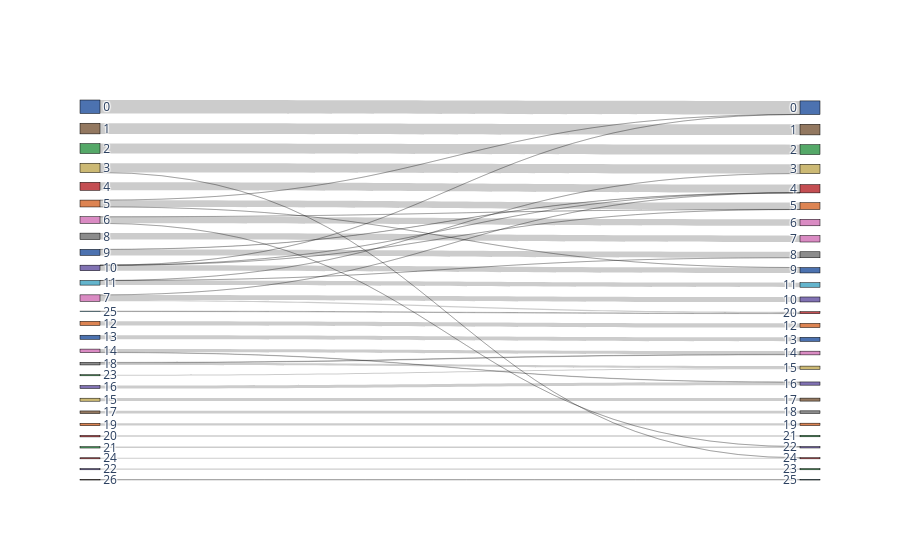
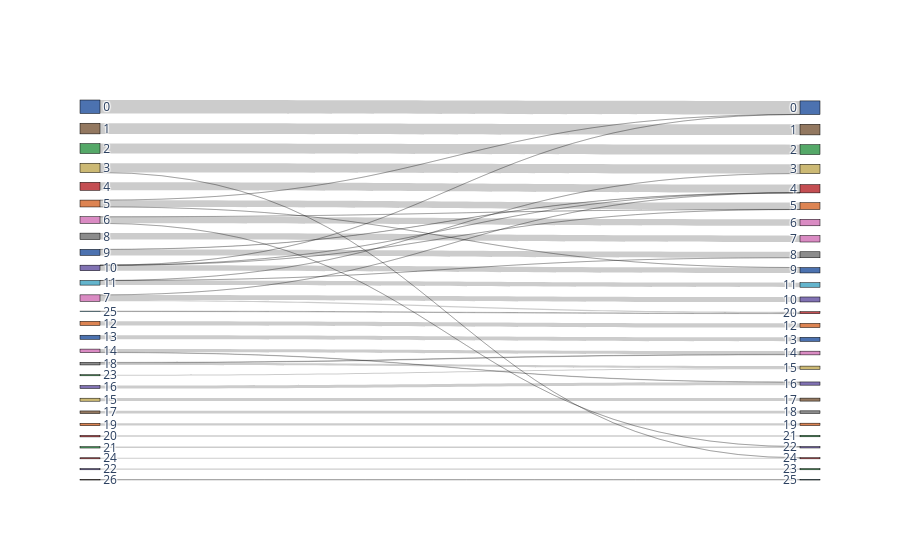

Notebook cell for these charts, in order:
### Code cell
bc.tl.report(adata_pred=adata, celltype='leiden_std', method='without_regress_out', analysis_name=analysis_name,
                        test_dataset='adata_new', name_prediction='leiden', name_report='compare_leiden', use_raw=False,
                        remove_nonshared=False, clustering='leiden', asymmetric_matrix=True, delimiter='\t', verbose=True)

### Figure 1 — Plotly figure (JSON) as saved in the notebook; plotly's stock layout.template omitted (floating-point values rounded to 4 significant figures)
{"data": [{"link": {"source": [5, 5, 5, 7, 7, 7, 20, 4, 6, 6, 6, 1, 14, 14, 9, 9, 8, 0, 2, 16, 15, 25, 23, 3, 3, 22, 13, 12, 19, 11, 11, 11, 17, 24, 18, 18, 10, 10, 10, 10, 26, 21], "target": [32, 27, 36, 37, 31, 47, 48, 31, 32, 33, 49, 28, 41, 43, 31, 35, 34, 27, 29, 43, 44, 47, 42, 30, 51, 50, 40, 39, 46, 35, 30, 38, 45, 51, 41, 42, 32, 31, 27, 36, 52, 49], "value": [133, 1, 1, 98, 1, 29, 29, 158, 2, 128, 1, 209, 63, 6, 3, 117, 127, 265, 194, 57, 59, 9, 22, 182, 1, 24, 81, 82, 47, 1, 1, 89, 51, 21, 10, 41, 1, 1, 1, 106, 9, 27]}, "node": {"color": ["#4c72b0", "#937860", "#55a868", "#ccb974", "#c44e52", "#dd8452", "#da8bc3", "#da8bc3", "#8c8c8c", "#4c72b0", "#8172b3", "#64b5cd", "#dd8452", "#4c72b0", "#da8bc3", "#ccb974", "#8172b3", "#937860", "#8c8c8c", "#dd8452", "#c44e52", "#55a868", "#8172b3", "#55a868", "#c44e52", "#64b5cd", "#937860", "#4c72b0", "#937860", "#55a868", "#ccb974", "#c44e52", "#dd8452", "#da8bc3", "#da8bc3", "#8c8c8c", "#4c72b0", "#8172b3", "#64b5cd", "#dd8452", "#4c72b0", "#da8bc3", "#ccb974", "#8172b3", "#937860", "#8c8c8c", "#dd8452", "#c44e52", "#55a868", "#8172b3", "#55a868", "#c44e52", "#64b5cd"], "label": ["0", "1", "2", "3", "4", "5", "6", "7", "8", "9", "10", "11", "12", "13", "14", "15", "16", "17", "18", "19", "20", "21", "22", "23", "24", "25", "26", "0", "1", "2", "3", "4", "5", "6", "7", "8", "9", "10", "11", "12", "13", "14", "15", "16", "17", "18", "19", "20", "21", "22", "23", "24", "25"], "line": {"color": "black", "width": 0.5}, "pad": 15, "thickness": 20}, "type": "sankey"}], "layout": {}}

### Figure 2 — Plotly figure (JSON) as saved in the notebook; plotly's stock layout.template omitted (floating-point values rounded to 4 significant figures)
{"data": [{"link": {"source": [5, 5, 5, 7, 7, 7, 20, 4, 6, 6, 6, 1, 14, 14, 9, 9, 8, 0, 2, 16, 15, 25, 23, 3, 3, 22, 13, 12, 19, 11, 11, 11, 17, 24, 18, 18, 10, 10, 10, 10, 26, 21], "target": [32, 27, 36, 37, 31, 47, 48, 31, 32, 33, 49, 28, 41, 43, 31, 35, 34, 27, 29, 43, 44, 47, 42, 30, 51, 50, 40, 39, 46, 35, 30, 38, 45, 51, 41, 42, 32, 31, 27, 36, 52, 49], "value": [133, 1, 1, 98, 1, 29, 29, 158, 2, 128, 1, 209, 63, 6, 3, 117, 127, 265, 194, 57, 59, 9, 22, 182, 1, 24, 81, 82, 47, 1, 1, 89, 51, 21, 10, 41, 1, 1, 1, 106, 9, 27]}, "node": {"color": ["#4c72b0", "#937860", "#55a868", "#ccb974", "#c44e52", "#dd8452", "#da8bc3", "#da8bc3", "#8c8c8c", "#4c72b0", "#8172b3", "#64b5cd", "#dd8452", "#4c72b0", "#da8bc3", "#ccb974", "#8172b3", "#937860", "#8c8c8c", "#dd8452", "#c44e52", "#55a868", "#8172b3", "#55a868", "#c44e52", "#64b5cd", "#937860", "#4c72b0", "#937860", "#55a868", "#ccb974", "#c44e52", "#dd8452", "#da8bc3", "#da8bc3", "#8c8c8c", "#4c72b0", "#8172b3", "#64b5cd", "#dd8452", "#4c72b0", "#da8bc3", "#ccb974", "#8172b3", "#937860", "#8c8c8c", "#dd8452", "#c44e52", "#55a868", "#8172b3", "#55a868", "#c44e52", "#64b5cd"], "label": ["0", "1", "2", "3", "4", "5", "6", "7", "8", "9", "10", "11", "12", "13", "14", "15", "16", "17", "18", "19", "20", "21", "22", "23", "24", "25", "26", "0", "1", "2", "3", "4", "5", "6", "7", "8", "9", "10", "11", "12", "13", "14", "15", "16", "17", "18", "19", "20", "21", "22", "23", "24", "25"], "line": {"color": "black", "width": 0.5}, "pad": 15, "thickness": 20}, "type": "sankey"}], "layout": {}}
